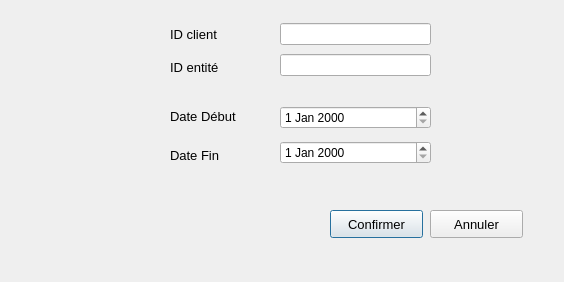
<?xml version="1.0" encoding="UTF-8"?>
<ui version="4.0">
 <class>modifierr</class>
 <widget class="QDialog" name="modifierr">
  <property name="geometry">
   <rect>
    <x>0</x>
    <y>0</y>
    <width>564</width>
    <height>282</height>
   </rect>
  </property>
  <property name="windowTitle">
   <string>Dialog</string>
  </property>
  <widget class="QPushButton" name="pushButton">
   <property name="geometry">
    <rect>
     <x>330</x>
     <y>210</y>
     <width>93</width>
     <height>28</height>
    </rect>
   </property>
   <property name="font">
    <font>
     <pointsize>10</pointsize>
    </font>
   </property>
   <property name="text">
    <string>Confirmer</string>
   </property>
  </widget>
  <widget class="QPushButton" name="pushButton_2">
   <property name="geometry">
    <rect>
     <x>430</x>
     <y>210</y>
     <width>93</width>
     <height>28</height>
    </rect>
   </property>
   <property name="font">
    <font>
     <pointsize>10</pointsize>
    </font>
   </property>
   <property name="text">
    <string>Annuler</string>
   </property>
  </widget>
  <widget class="QWidget" name="layoutWidget">
   <property name="geometry">
    <rect>
     <x>280</x>
     <y>100</y>
     <width>151</width>
     <height>71</height>
    </rect>
   </property>
   <layout class="QVBoxLayout" name="verticalLayout">
    <item>
     <widget class="QDateEdit" name="dateEdit_1"/>
    </item>
    <item>
     <widget class="QDateEdit" name="dateEdit_2"/>
    </item>
   </layout>
  </widget>
  <widget class="QWidget" name="layoutWidget">
   <property name="geometry">
    <rect>
     <x>170</x>
     <y>100</y>
     <width>88</width>
     <height>71</height>
    </rect>
   </property>
   <layout class="QVBoxLayout" name="verticalLayout_2">
    <item>
     <widget class="QLabel" name="label_2">
      <property name="font">
       <font>
        <pointsize>10</pointsize>
       </font>
      </property>
      <property name="text">
       <string>Date Début</string>
      </property>
     </widget>
    </item>
    <item>
     <widget class="QLabel" name="label_3">
      <property name="font">
       <font>
        <pointsize>10</pointsize>
       </font>
      </property>
      <property name="text">
       <string>Date Fin</string>
      </property>
     </widget>
    </item>
   </layout>
  </widget>
  <widget class="QLabel" name="label_4">
   <property name="geometry">
    <rect>
     <x>14</x>
     <y>85</y>
     <width>121</width>
     <height>111</height>
    </rect>
   </property>
   <property name="styleSheet">
    <string notr="true">image: url(:/modifier reserva.png);</string>
   </property>
   <property name="text">
    <string/>
   </property>
  </widget>
  <widget class="QWidget" name="">
   <property name="geometry">
    <rect>
     <x>170</x>
     <y>20</y>
     <width>81</width>
     <height>61</height>
    </rect>
   </property>
   <layout class="QVBoxLayout" name="verticalLayout_3">
    <item>
     <widget class="QLabel" name="label">
      <property name="font">
       <font>
        <pointsize>10</pointsize>
       </font>
      </property>
      <property name="text">
       <string>ID client</string>
      </property>
     </widget>
    </item>
    <item>
     <widget class="QLabel" name="label_5">
      <property name="font">
       <font>
        <pointsize>10</pointsize>
       </font>
      </property>
      <property name="text">
       <string>ID entité</string>
      </property>
     </widget>
    </item>
   </layout>
  </widget>
  <widget class="QWidget" name="">
   <property name="geometry">
    <rect>
     <x>280</x>
     <y>20</y>
     <width>151</width>
     <height>61</height>
    </rect>
   </property>
   <layout class="QVBoxLayout" name="verticalLayout_4">
    <item>
     <widget class="QLineEdit" name="lineEdit_idc"/>
    </item>
    <item>
     <widget class="QLineEdit" name="lineEdit_ide"/>
    </item>
   </layout>
  </widget>
 </widget>
 <resources/>
 <connections/>
</ui>
